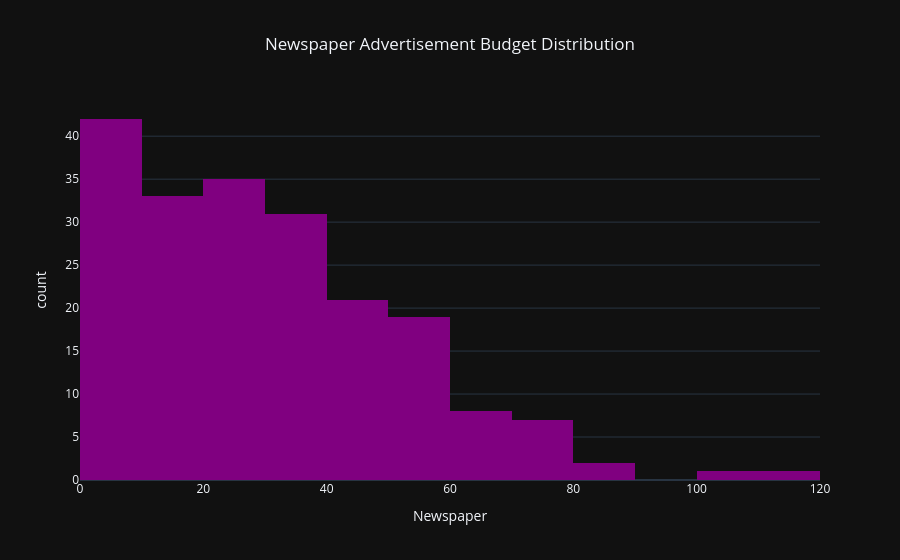

Write notebook code for a chart like this one.
### Markdown cell above
## Radio Advertisement Insight

Radio advertising budgets are relatively balanced across observations.

Further analysis will determine whether increased radio spending contributes significantly to higher sales.

### Code cell
## Newspaper Distribution
fig = px.histogram(
    df,
    x="Newspaper",
    nbins=20,
    title="Newspaper Advertisement Budget Distribution",
    color_discrete_sequence=["purple"]
)

fig.update_layout(
    template="plotly_dark",
    title_x=0.5
)

fig.show()

### Figure 1 — Plotly figure (JSON) as saved in the notebook; plotly's stock layout.template omitted (floating-point values rounded to 4 significant figures; data arrays with more than 128 entries replaced by an {"elided": "..."} marker saying what was removed)
{"data": [{"bingroup": "x", "hovertemplate": "Newspaper=%{x}<br>count=%{y}<extra></extra>", "legendgroup": "", "marker": {"color": "purple", "pattern": {"shape": ""}}, "name": "", "nbinsx": 20, "orientation": "v", "showlegend": false, "type": "histogram", "x": {"elided": "200 float values"}, "xaxis": "x", "yaxis": "y"}], "layout": {"barmode": "relative", "legend": {"tracegroupgap": 0}, "title": {"text": "Newspaper Advertisement Budget Distribution", "x": 0.5}, "xaxis": {"anchor": "y", "domain": [0, 1], "title": {"text": "Newspaper"}}, "yaxis": {"anchor": "x", "domain": [0, 1], "title": {"text": "count"}}}}
